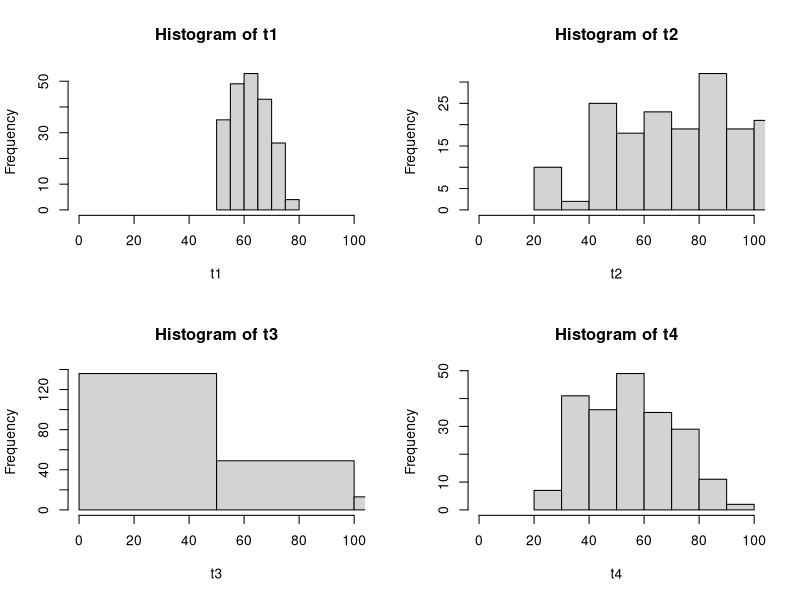
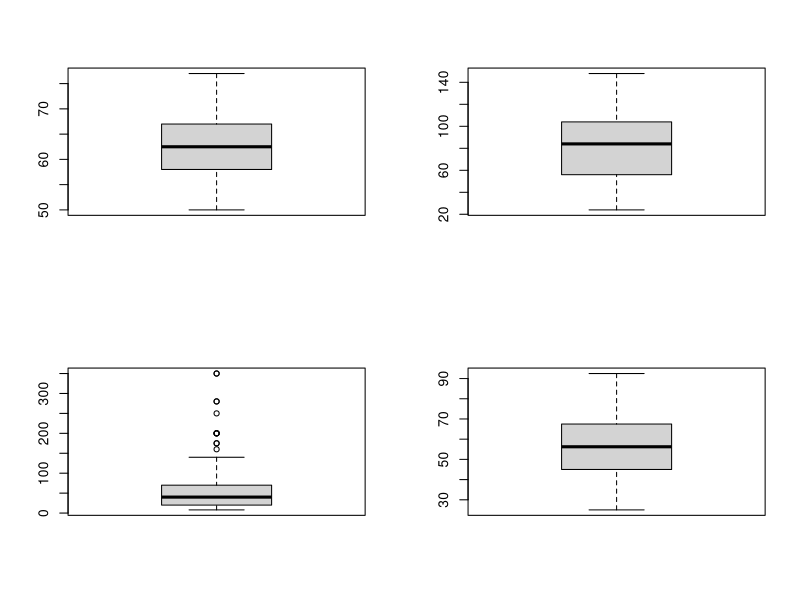
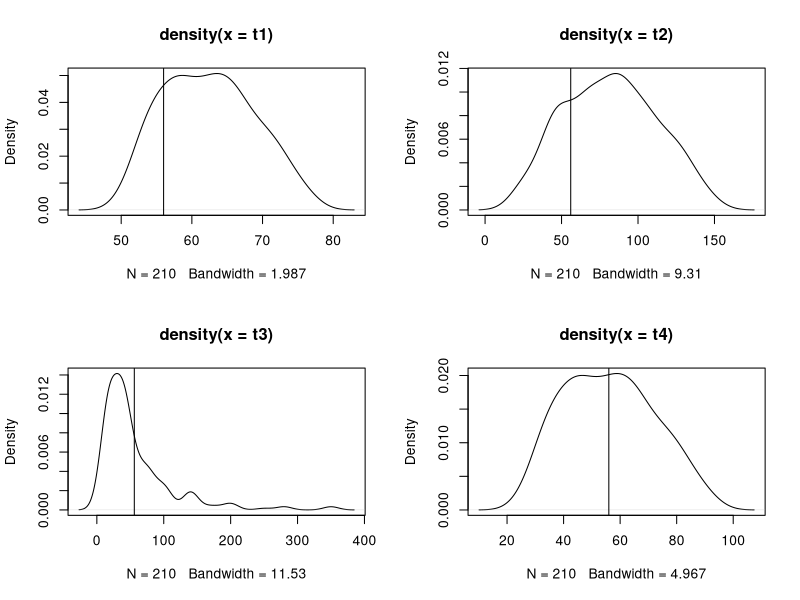
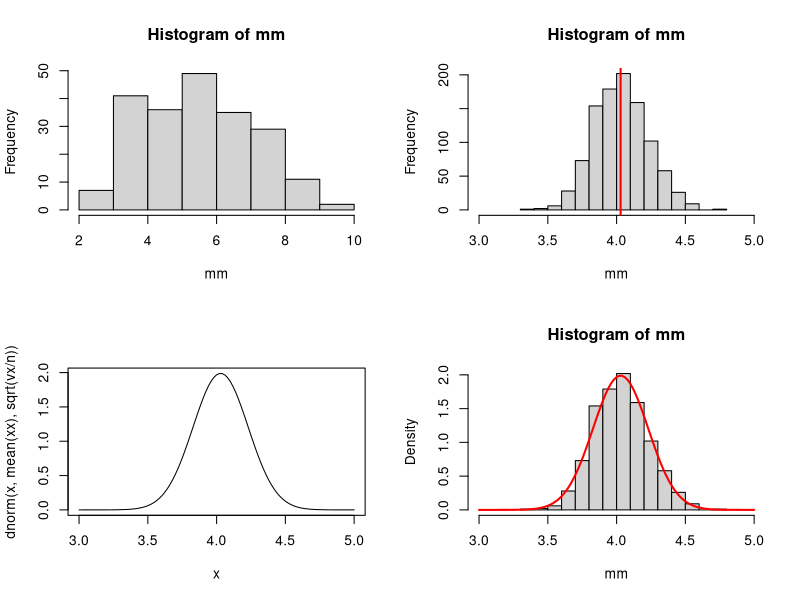
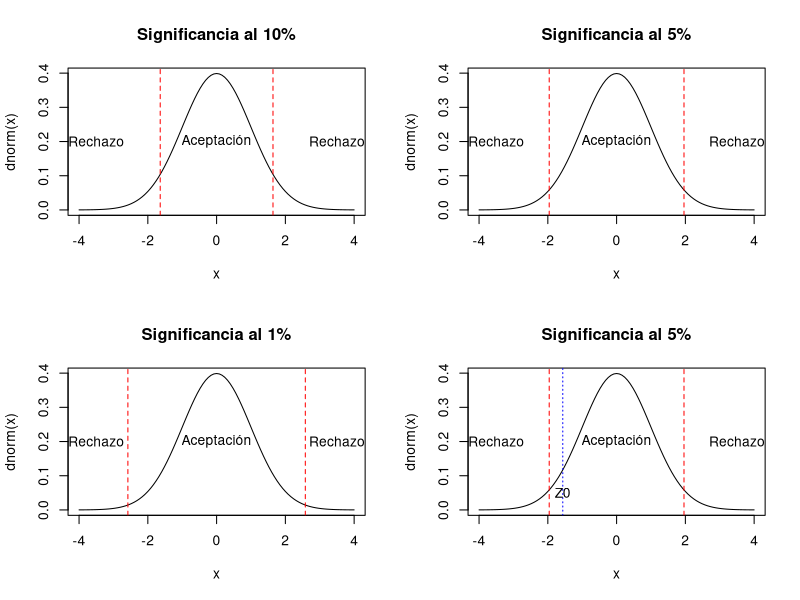
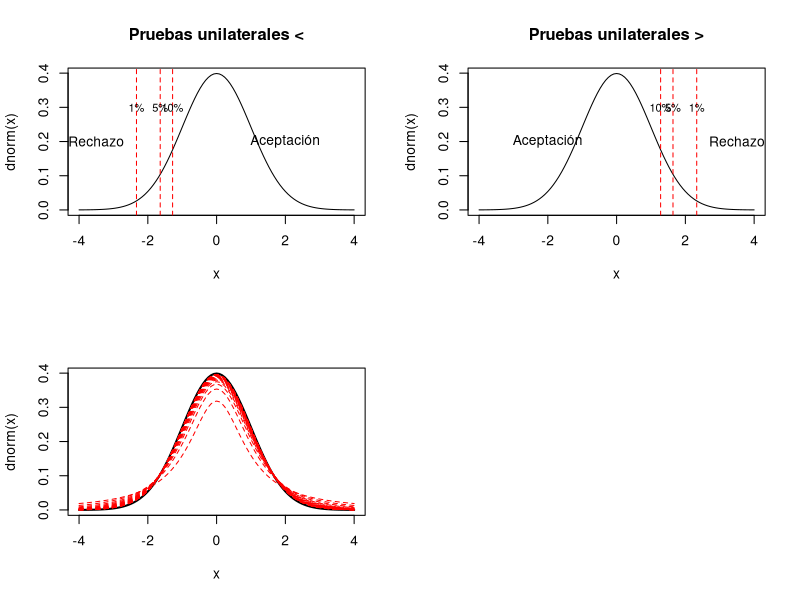

These charts were generated, in order, by the following R code:
## ---- chunk 1
x<-c(2,4,5,5,2,10,15,7,4,2)
sum(x)#parámetro del total

s<-sample(x,4)
s<-c(5,5,2,7)

s2<-sample(x,4)
s2<-c(10,5,5,15)
## ---- chunk 2
combn(x,4)
choose(10,4)
format(choose(800,20),scientific = F)
## ---- chunk 3
ss<-combn(x,4)
t1<-apply(ss,2,sum)+4*10
t2<-sapply(apply(ss,2,unique), sum)*4
t3<-apply(ss,2,prod)/apply(ss,2,max)
t4<-apply(ss,2,mean)*10
tt<-cbind(t1,t2,t3,t4)
#representante
apply(tt,2,mean)
#variabilidad
apply(tt,2,sd)
#gráfica
par(mfrow=c(2,2))
hist(t1,xlim=c(0,100));hist(t2,xlim=c(0,100));hist(t3,xlim=c(0,100));hist(t4,xlim=c(0,100))
boxplot(t1);boxplot(t2);boxplot(t3);boxplot(t4)
plot(density(t1));abline(v=56);plot(density(t2));abline(v=56);plot(density(t3));abline(v=56);plot(density(t4));abline(v=56)
## ---- chunk 4
x<-c(2,4,5,5,2,10,15,7,4,2)
n<-4
choose(10,4)
ss<-combn(x,4)
ss
#distribución de la media
mm<-apply(ss,2,mean)
mm
hist(mm)
mean(x) #parámetro media poblacional
mean(mm) # Insesgadez
## ---- chunk 5
N<-500
set.seed(855)
xx<-rnorm(N, 4,1.2)
xx<-round(xx,1)
xx
n<-40
format(choose(N,n),scientific = F)# muestras posibles
## ---- chunk 6
k<-1000 # parte de las muestras posibles
mm<-NULL
for(i in 1:k){
  maux<-sample(xx,n)
  mm[i]<-mean(maux)  
}
mm
hist(mm,xlim = c(3,5))
abline(v=mean(xx),col="red",lwd=2)

vx<-sum((xx-mean(xx))^2)/N
# la distribución teórica
curve(dnorm(x,mean(xx),sqrt(vx/n)),xlim = c(3,5))

# de forma gráfica
hist(mm,xlim = c(3,5),freq = F)
curve(dnorm(x,mean(xx),sqrt(vx/n)),add=T,col="red",lwd=2)
## ---- chunk 7
# alpha=0.1 (10%)
curve(dnorm(x),xlim = c(-4,4),main="Significancia al 10%")
abline(v=c(-1.64,1.64),col="red",lty=2)
text(c(-3.5,0,3.5),rep(0.2,3),c("Rechazo","Aceptación","Rechazo"))
# alpha=0.05 (5%)
curve(dnorm(x),xlim = c(-4,4),main="Significancia al 5%")
abline(v=c(-1.96,1.96),col="red",lty=2)
text(c(-3.5,0,3.5),rep(0.2,3),c("Rechazo","Aceptación","Rechazo"))
# alpha=0.01 (1%)
curve(dnorm(x),xlim = c(-4,4),main="Significancia al 1%")
abline(v=c(-2.58,2.58),col="red",lty=2)
text(c(-3.5,0,3.5),rep(0.2,3),c("Rechazo","Aceptación","Rechazo"))
## ---- chunk 8
set.seed(905)
x<-round(runif(20,45,75))
x
## ---- chunk 9
# alpha=0.05 (5%)
curve(dnorm(x),xlim = c(-4,4),main="Significancia al 5%")
abline(v=c(-1.96,1.96),col="red",lty=2)
text(c(-3.5,0,3.5),rep(0.2,3),c("Rechazo","Aceptación","Rechazo"))
abline(v=-1.565,col="blue",lty=3)
text(x=-1.565,y=0.05,"Z0")
## ---- chunk 10
# "<"
curve(dnorm(x),xlim = c(-4,4),main="Pruebas unilaterales <")
abline(v=c(-1.28,-1.64,-2.33),col="red",lty=2)
text(c(-3.5,2),rep(0.2,2),c("Rechazo","Aceptación"))
text(c(-1.28,-1.64,-2.33),y=0.3,c("10%","5%","1%"),cex=0.8)

# ">"
curve(dnorm(x),xlim = c(-4,4),main="Pruebas unilaterales >")
abline(v=c(1.28,1.64,2.33),col="red",lty=2)
text(c(-2,3.5),rep(0.2,2),c("Aceptación","Rechazo"))
text((-1)*c(-1.28,-1.64,-2.33),y=0.3,c("10%","5%","1%"),cex=0.8)
## ---- chunk 11
curve(dnorm(x),xlim=c(-4,4),lwd=2)
for(i in 1:30){
curve(dt(x,i),xlim=c(-4,4),lty=2,col="red",add=T)
}
